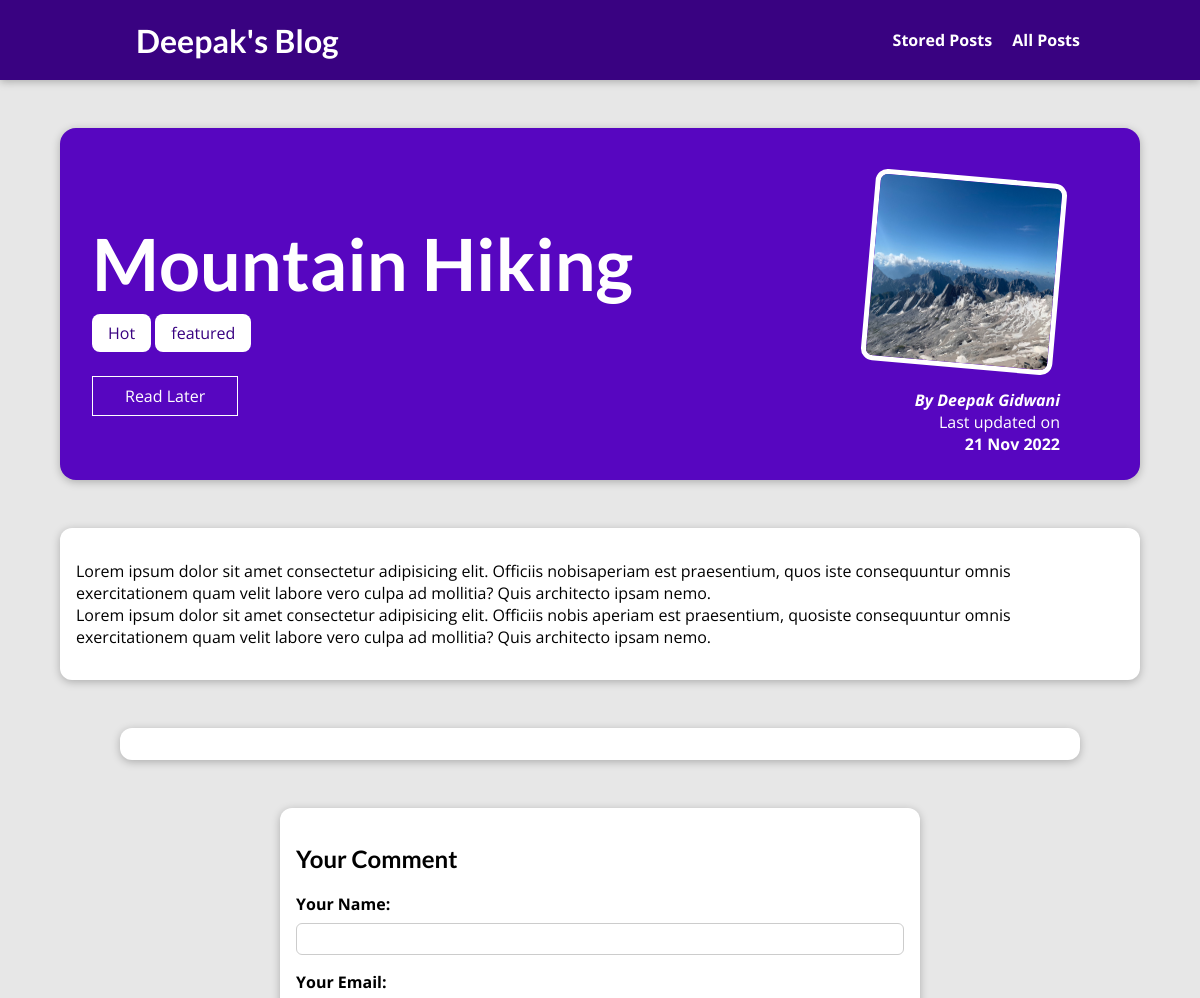
Page /posts/hike-in-the-mountains (upper part) on the earlier database version.
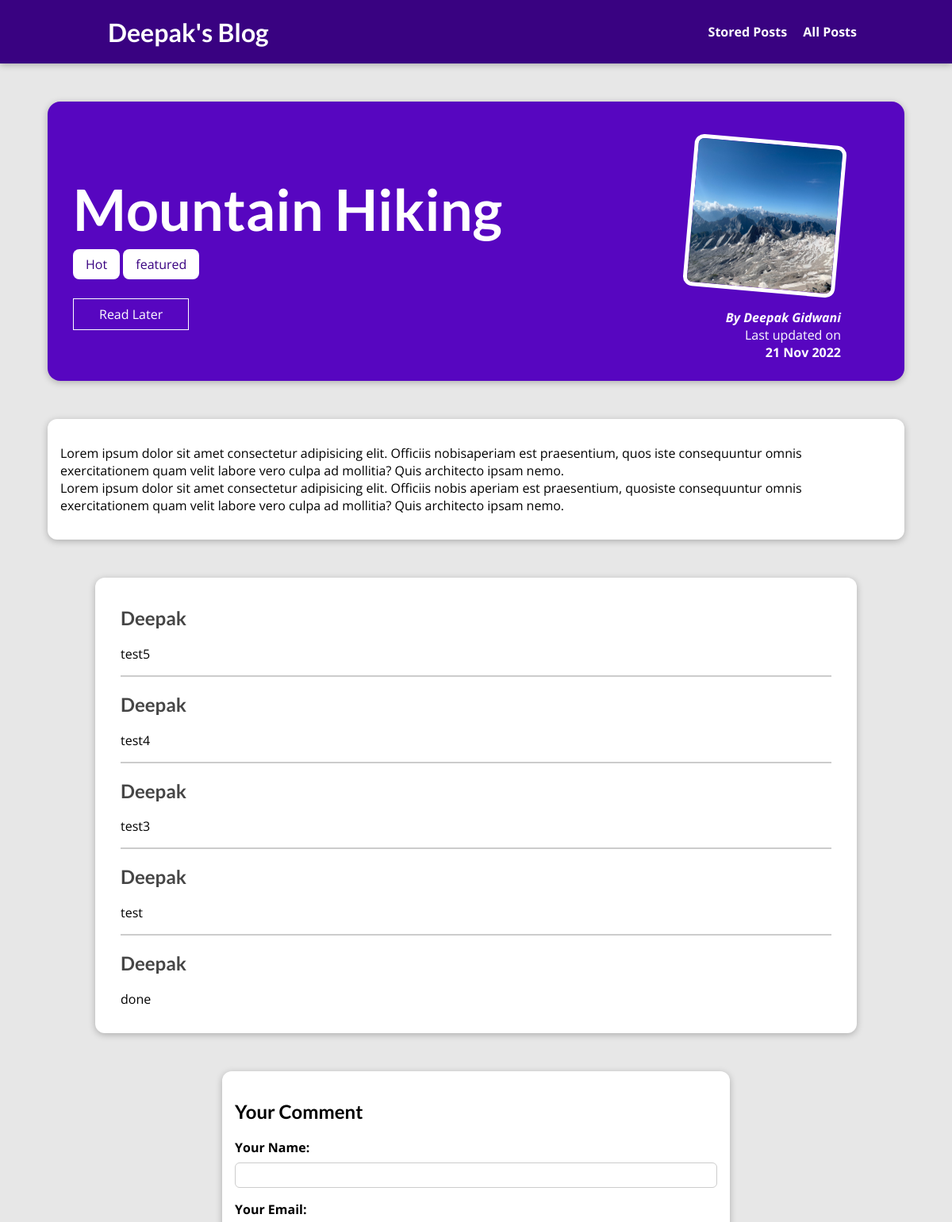
Same page on the later database version.
### blog/models.py (models this page shows, shortened)
class Tag(models.Model):
    caption = models.CharField(max_length=20)

class Comment(models.Model):
    user_name = models.CharField(max_length=120)
    user_email = models.EmailField()
    text = models.TextField(max_length=400)
    post = models.ForeignKey("Post",on_delete=models.CASCADE,related_name="comments") # post delete m comment bhi delete ho jaye

### blog/views.py (the view, shortened to what this page needs)
# urls.py: path("posts/<slug:slug>",views.SinglePostView.as_view(), name="post-detail-page"),
class SinglePostView(View):
    def get(self,request,slug):
        context = self.common(slug)
        stored_posts = request.session.get("stored_posts")
        if stored_posts is not None:
            is_saved_for_later = context["post"].id in stored_posts
        else:
            is_saved_for_later = False
        context["saved_for_later"]=is_saved_for_later
        return render(request,"blog/post-detail.html",context)
    def common(self,slug):
        post = Post.objects.get(slug=slug)
        post_tags = post.tags.all()
        comment_form = CommentForm()
        comment = post.comments.all().order_by("-id")
        context = {
            "post":post,
            "post_tags":post_tags,
            "comment_form":comment_form,
            "comments":comment
        }
        return context

### blog/forms.py
class CommentForm(forms.ModelForm):
    class Meta:
        model = Comment
        exclude = ["post"]
        labels = {
            "user_name":"Your Name",
            "user_email":"Your Email",
            "text":"Your Comment"
        }

### blog/models.py (called while the page is built)
    def __str__(self):
        return f"{self.first_name} {self.last_name}"

### blog/templates/blog/post-detail.html (shortened to what this page needs)
{% extends "base.html" %}
{% load static %}
{% block css_files %}
<link rel="stylesheet" href="{% static 'blog/post-detail.css' %}">
{% endblock %}
{% block content %}
<section id="summary">
    <h2>{{post.title}}</h2>
    <div>
        {% for tag in post_tags %}
            <span class="tag">{{tag.caption}}</span>
        {% endfor %}
    </div>
    <div id="read-later">
        <form action="{% url 'read-later' %}" method="POST">
            <button>
                {% if saved_for_later %}
                    Remove from "Read Later" List
                {% else %}
                    Read Later
                {% endif %}
            </button>
        </form>
    </div>
    <article>
        <img src="{{ post.image.url }}" alt="{{post.title}}">
        <address>By <a href="mailto:{{post.author.email_address}}">{{post.author}}</a></address>
        <div>Last updated on</div> <time>{{post.date|date:"d M Y"}}</time>
    </article>
</section>
<main>
    {{post.content|linebreaks}}
</main>
<section id="comments">
    <ul>
        {% for comment in comments %}
            <li>
                <h2>{{ comment.user_name }}</h2>
                <p>{{ comment.text|linebreaks }}</p>
            </li>
        {% endfor %}
        </ul>
</section>
<section id="comment-form">
    <h2>Your Comment</h2>
    <form action="{% url 'post-detail-page' post.slug %}" method="POST">
        {% for form_field in comment_form %}
            <div class="form-control">
                {{ form_field.label_tag }}
                {{ form_field }}
            </div>
        {% endfor %}
    </form>
</section>
{% endblock content %}

Differences in the rows shown:
added Comment: user_name "Deepak", text "test5"
added Comment: user_name "Deepak", text "test4"
added Comment: user_name "Deepak", text "test3"
added Comment: user_name "Deepak", text "test"
added Comment: user_name "Deepak", text "done"
